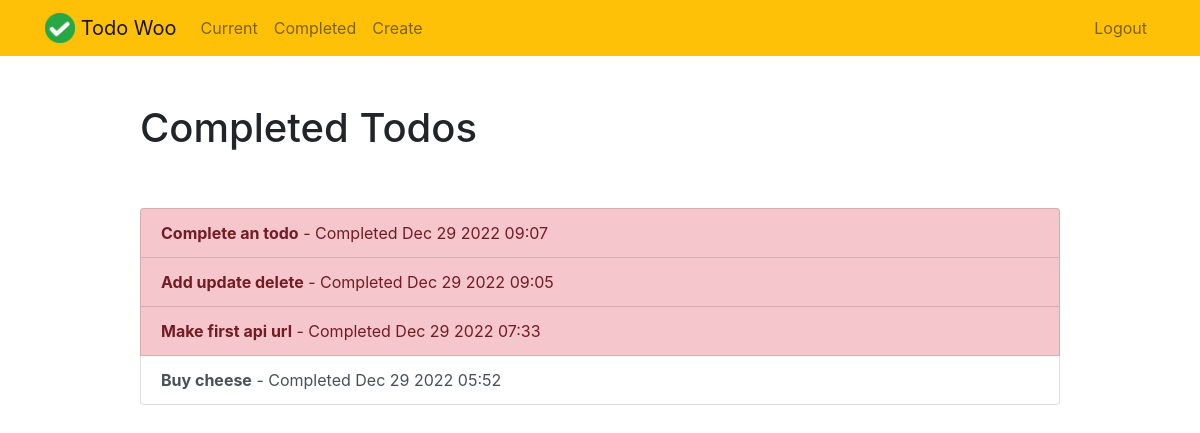
The app's page /completed/ (signed in) with its own data.
### todo/models.py (models this page shows, shortened)
class Todo(models.Model):
    title = models.CharField(max_length=100)
    memo = models.TextField(blank=True)
    created = models.DateTimeField(auto_now_add=True)
    datecompleted = models.DateTimeField(null=True, blank=True)
    important = models.BooleanField(default=False)
    user = models.ForeignKey(User, on_delete=models.CASCADE)

### todo/views.py (the view)
# urls.py: path('completed/', views.completedtodos, name='completedtodos'),
@login_required
def completedtodos(request):
    todos = Todo.objects.filter(user=request.user, datecompleted__isnull=False).order_by('-datecompleted')
    return render(request, 'todo/completedtodos.html', {'todos': todos})

### todo/templates/todo/completedtodos.html
{% extends "todo/base.html" %}
{% block content %}
    <div class="row justify-content-center mt-5">
        <div class="col-md-10">
            <h1>Completed Todos</h1>
        </div>
    </div>
    <div class="row justify-content-center mt-5">
        <div class="col-md-10">
            <div class="list-group">
                {% for todo in todos %}
                    <a href="{% url 'viewtodo' todo.id %}" class="list-group-item list-group-item-action{% if todo.important %} list-group-item-danger{% endif %}"><b>{{ todo.title }}</b> - Completed {{ todo.datecompleted|date:'M j Y H:i' }}</a>
                {% endfor %}
            </div>
        </div>
    </div>
{% endblock %}

### records on screen
Todo: title "Complete an todo", datecompleted "Dec 29 2022 09:07"
Todo: title "Add update delete", datecompleted "Dec 29 2022 09:05"
Todo: title "Make first api url", datecompleted "Dec 29 2022 07:33"
Todo: title "Buy cheese", datecompleted "Dec 29 2022 05:52"
